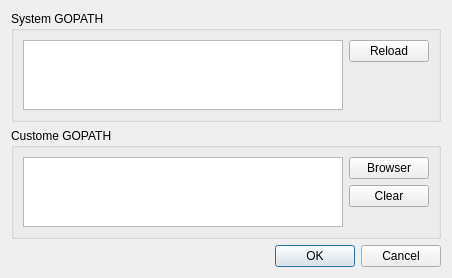
<?xml version="1.0" encoding="UTF-8"?>
<ui version="4.0">
 <class>ImportGopathDialog</class>
 <widget class="QDialog" name="ImportGopathDialog">
  <property name="geometry">
   <rect>
    <x>0</x>
    <y>0</y>
    <width>452</width>
    <height>259</height>
   </rect>
  </property>
  <property name="windowTitle">
   <string>Import GOPATH Project</string>
  </property>
  <layout class="QVBoxLayout" name="verticalLayout_3">
   <item>
    <widget class="QGroupBox" name="groupBox">
     <property name="title">
      <string>System GOPATH</string>
     </property>
     <layout class="QHBoxLayout" name="horizontalLayout_2">
      <item>
       <widget class="QPlainTextEdit" name="sysPathTextEdit">
        <property name="readOnly">
         <bool>true</bool>
        </property>
       </widget>
      </item>
      <item>
       <layout class="QVBoxLayout" name="verticalLayout">
        <item>
         <widget class="QPushButton" name="reloadButton">
          <property name="text">
           <string>Reload</string>
          </property>
         </widget>
        </item>
        <item>
         <spacer name="verticalSpacer_2">
          <property name="orientation">
           <enum>Qt::Vertical</enum>
          </property>
          <property name="sizeHint" stdset="0">
           <size>
            <width>20</width>
            <height>40</height>
           </size>
          </property>
         </spacer>
        </item>
       </layout>
      </item>
     </layout>
    </widget>
   </item>
   <item>
    <widget class="QGroupBox" name="groupBox_2">
     <property name="title">
      <string>Custome GOPATH</string>
     </property>
     <layout class="QHBoxLayout" name="horizontalLayout">
      <item>
       <widget class="QPlainTextEdit" name="pathTextEdit"/>
      </item>
      <item>
       <layout class="QVBoxLayout" name="verticalLayout_2">
        <item>
         <widget class="QPushButton" name="browserButton">
          <property name="text">
           <string>Browser</string>
          </property>
         </widget>
        </item>
        <item>
         <widget class="QPushButton" name="clearButton">
          <property name="text">
           <string>Clear</string>
          </property>
         </widget>
        </item>
        <item>
         <spacer name="verticalSpacer">
          <property name="orientation">
           <enum>Qt::Vertical</enum>
          </property>
          <property name="sizeHint" stdset="0">
           <size>
            <width>20</width>
            <height>40</height>
           </size>
          </property>
         </spacer>
        </item>
       </layout>
      </item>
     </layout>
    </widget>
   </item>
   <item>
    <widget class="QDialogButtonBox" name="buttonBox">
     <property name="orientation">
      <enum>Qt::Horizontal</enum>
     </property>
     <property name="standardButtons">
      <set>QDialogButtonBox::Cancel|QDialogButtonBox::Ok</set>
     </property>
    </widget>
   </item>
  </layout>
 </widget>
 <tabstops>
  <tabstop>pathTextEdit</tabstop>
  <tabstop>browserButton</tabstop>
  <tabstop>clearButton</tabstop>
  <tabstop>reloadButton</tabstop>
  <tabstop>sysPathTextEdit</tabstop>
  <tabstop>buttonBox</tabstop>
 </tabstops>
 <resources/>
 <connections>
  <connection>
   <sender>buttonBox</sender>
   <signal>accepted()</signal>
   <receiver>ImportGopathDialog</receiver>
   <slot>accept()</slot>
   <hints>
    <hint type="sourcelabel">
     <x>248</x>
     <y>254</y>
    </hint>
    <hint type="destinationlabel">
     <x>157</x>
     <y>274</y>
    </hint>
   </hints>
  </connection>
  <connection>
   <sender>buttonBox</sender>
   <signal>rejected()</signal>
   <receiver>ImportGopathDialog</receiver>
   <slot>reject()</slot>
   <hints>
    <hint type="sourcelabel">
     <x>316</x>
     <y>260</y>
    </hint>
    <hint type="destinationlabel">
     <x>286</x>
     <y>274</y>
    </hint>
   </hints>
  </connection>
 </connections>
</ui>
